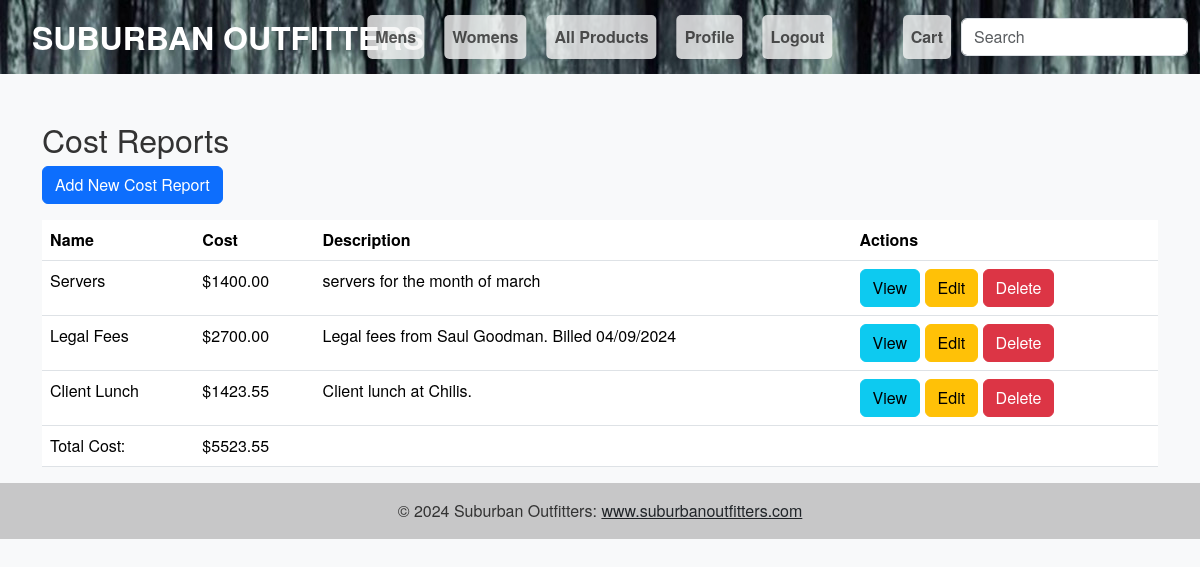
Screenshot of /customers/cost_reports/ with the database file from the repository.
### customer/models.py (models this page shows, shortened)
class CostReport(models.Model):
    name = models.CharField(max_length=255)
    cost = models.DecimalField(max_digits=10, decimal_places=2)
    description = models.TextField()

### customer/views.py (the view)
# urls.py: path('cost_reports/', CostReportList.as_view(), name='cost_report_list'),
class CostReportList(ListView):
    model = CostReport
    template_name = 'cost_report_list.html'
    context_object_name = 'cost_reports'

### customer/context_processors.py (called while the page is built)
def categories(request):
    return {
        'categories': Category.objects.all()
    }

### templates/cost_report_list.html (shortened to what this page needs)
{% extends "base.html" %}
{% block content %}
<div class="container mt-5">
    <h2>Cost Reports</h2>
    <a href="{% url 'cost_report_add' %}" class="btn btn-primary mb-3">Add New Cost Report</a>
    <table class="table" id="costTable">
        <thead>
            <tr>
                <th>Name</th>
                <th>Cost</th>
                <th>Description</th>
                <th>Actions</th>
            </tr>
        </thead>
        <tbody>
            {% for cost_report in cost_reports %}
            <tr>
                <td>{{ cost_report.name }}</td>
                <td class="cost-value">${{ cost_report.cost }}</td>
                <td>{{ cost_report.description }}</td>
                <td>
                    <a href="{% url 'cost_report_detail' cost_report.id %}" class="btn btn-info">View</a>
                    <a href="{% url 'cost_report_update' cost_report.id %}" class="btn btn-warning">Edit</a>
                    <a href="{% url 'cost_report_delete' cost_report.id %}" class="btn btn-danger">Delete</a>
                </td>
            </tr>
            {% empty %}
            <tr>
                <td colspan="4">No cost reports found.</td>
            </tr>
            {% endfor %}
        </tbody>
        <tfoot>
            <tr>
                <td>Total Cost:</td>
                <td id="totalCost" class="cost-value"></td>
                <td></td>
                <td></td>
            </tr>
        </tfoot>
    </table>
</div>
{% endblock %}

### static/css/styles.css (style rules this page uses)
body { background-color: #f8f9fa; color: #333; font-family: 'Helvetica Neue', Helvetica, Arial, sans-serif; margin-top: 120px; }
h1, h2, h3, h4, h5, h6 { color: #333; }
.mb-3 { margin-bottom: 1rem; }
table { border-collapse: collapse; width: 100%; }
th, td { text-align: left; padding: 8px; border-bottom: 1px solid #dee2e6; }
th { background-color: #007bff; color: white; }

### rows the page displays
CostReport: name "Servers", cost "1400.00", description "servers for the month of march"
CostReport: name "Legal Fees", cost "2700.00", description "Legal fees from Saul Goodman. Billed 04/09/2024"
CostReport: name "Client Lunch", cost "1423.55", description "Client lunch at Chilis."
